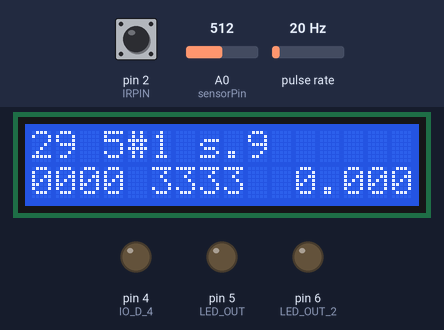
The sketch below on a simulated Arduino Uno, built with avr-gcc and run on an emulated ATmega328P. Shown: 16×2 character LCD, output pins drawn as LEDs (lit = HIGH). Wiring (inferred from the names in the program): pulse sensor: data pin 3. The test bench sets the inputs (shaded band); at power-on: pulse rate 20 Hz, A0 (sensorPin) = 512, pin 2 (IRPIN) HIGH. What the sketch prints to the serial monitor is not drawn.

Above: at 1.3 s.
1.4 s: pulse rate (sensor on pin 3) set to 100 Hz
3.8 s: pulse rate (sensor on pin 3) set to 4 Hz
At 5.0 s:
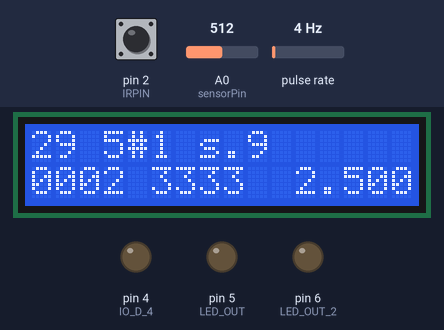
7.2 s: A0 (sensorPin) set to 716
At 8.8 s:
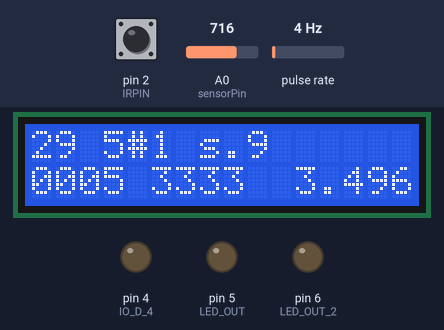
10.7 s: A0 (sensorPin) set to 900
At 12.6 s:
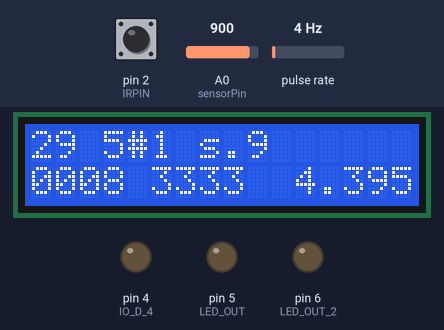
14.3 s: A0 (sensorPin) set to 1009
At 15.9 s:
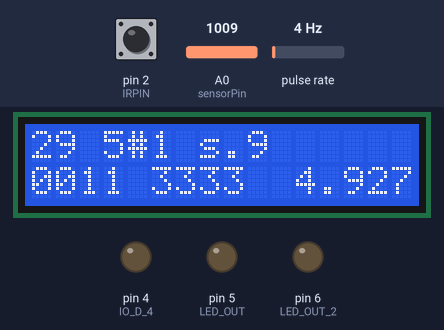
17.6 s: pin 2 (IRPIN) pulsed LOW 2 times (0.12 s each, 0.3 s apart)
Timing chart, 0 to 20.6 s (numbered marks = the images above; inputs shaded):
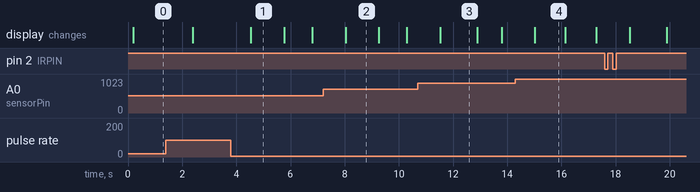

The sketch:

D-29_ARD__MagneticSensor.ino
```cpp
#include <Wire.h>

#include <skI2CLCDlib.h>

/*
 * 2016/05/03 14:04:58
 *
 *   <i/o>
 *   [pin num]	[usage]				[var signature]
 *   D0,D1      serial com			IO_D_0, IO_D_1
 *   D2         InfraRed receive	IRPIN
 *   D4,5,6     output
 *   D3		     attachInterrupt	pin_AttachInterrupt
 *
 *   A0		     analog input		sensorPin
 *
 *   <description>
 *   - switch on/of      --> begin/end serial com
 *   - timer interrupt    --> count seconds
 *
 *   <bear in mind>
 *   - D0,1       => used for serial in/out
 *
 *   <remarks>
 *   - chattering protection for i/o interrupt    => not coded
 *
 *   <loop>
 *     _loop__Serial()
 *    %04d secs %s
 *    if (intr == HIGH)
 *    _loop__Sensor()
 *    _loop__InfraRed()
 *
 *    <funcs>
 *    flash()       => timer interrupt
 */

// Toggle LED on pin 13 each second
#include <MsTimer2.h>
#include <LiquidCrystal.h>


/*
 *    defines
 */
#define IRPIN       2
//#define DATA_POINT  5

char* id = "29 5#1 s.9";
char* msg = "Welcome";

LiquidCrystal lcd(7,8,9,10,11,12,13);

/****************************
 * I/O
 ****************************/
int LED_OUT    = 5;  // output
int LED_OUT_2 = 6;  // output
//int IO_D_2    = 2;  //  D2  => input, interrupt
int IO_D_4    = 4;  //  D4  => output

int IO_D_0    = 0;  //  D0  => serial receive
int IO_D_1    = 1;  //  D1  => serial send

int sensorPin = A0;   // analog pin 0
int sensorValue = 0;

int pin_intr = 2;    // interrupt

int pin_AttachInterrupt = 3;    // attach interrupt

/****************************
 *    vars
 ****************************/
unsigned long t ;
int i , cnt ;
char IRbit[64] ;

char str_temp[6];    // dtostrf(temp, 4, 2, str_temp);

float temp;

int INTERVAL = 1;   // interval for --> timer interrupt

char num_s[4];      // increment value

char line_2[16];    // LCD 2nd line text

//int count = 0;
//char count = 230;
//char count = 110;
//unsigned char count = 240;
int count = 0;      // incremented thru timer interrupt

int total = 0;

/*
 *     flags
 */
volatile boolean sec_1 = LOW;   // flag --> up when 1 sec passed
volatile boolean f_intr_2 = LOW;   // flag --> up when 1 sec passed

//ref http://play-arduino.up.seesaa.net/image/dd22_attachinterrupt_rising.txt
//int pin = 4;  // LED out

volatile int state = LOW;     // on/off state of LED --> i/o interrupt

//int swState;

volatile boolean intr = LOW;

char serial_receive_char[1];

//char remocon_values[4][2];
char remocon_values[5][2];

char remocon_values_str[9];

// time the events
volatile unsigned long time_2 ;
volatile unsigned long time_3 ;

/*****************************
 * funcs
 *
 *    blink()     i/o interupt    pin 2
 *    intr_2()     i/o interupt   pin 3
 *    flash()     timer interupt
 *
 ****************************/
void DspData(int num,char *data)
{
     int i , j , x , dt ;

      Serial.print(data) ;    // ビットデータで表示
      Serial.write(" ( ") ;
      x = num / 8 ;

//      //debug
//      Serial.println("x = ") ;
//      Serial.println(x) ;      //=> 4
//
//      Serial.println("num = ") ;
//      Serial.println(num) ;   //=> 32

      // ビット文字列データから数値に変換する
      for (j=0 ; j < x ; j++) {
           dt = 0 ;

           for (i=0 ; i < 8 ; i++) {
                if (*data++ == 0x31) bitSet(dt,i) ;  // 0x31 --> '1' //ref http://web.cs.mun.ca/~michael/c/ascii-table.html
           }

           Serial.print(dt,HEX) ; // ＨＥＸ(16進数)で表示
           Serial.write(' ') ;

           // sprintf
           sprintf(remocon_values[j], "%02x", dt);
//           sprintf(remocon_values[j], "%x", dt);

      }

      Serial.println(')') ;

      //debug
      for (j=0 ; j < x ; j++) {

        Serial.print("remocon_values: ") ;
        Serial.print(j) ;
        Serial.print(" / ");
        Serial.print(remocon_values[j]);

        Serial.print(" ");

      }

//      Serial.print("data is ...: '") ;
//      Serial.print(data) ;
//      Serial.print("'") ;

}//DspData

float modTemp(int analog_val){

    float v  = 5;       // vref
//    float tempC = ((v * analog_val) / 1024) * 100;    // conv => celsius
    float tempC = ((v * analog_val) / 1024);    // conv => up to 5

    return tempC;

 }

 /*
  * timer interrupt
  */
void flash() {
//  static boolean output = HIGH;

//  // LED on/off
//  if (count % 10 == 0) {
//
//      digitalWrite(LED_OUT, output);
//
//      output = !output;
//
//  }
//  digitalWrite(LED_OUT, output);
//
//  output = !output;

  // display
//  count += 10;
  count += 1;
//  count ++;

  // reset count
  if (count > 999) {    // 1 sec passed

    count = 0;

    // count up: total
    total ++;

    // flag
    sec_1 = HIGH;

  }

}

void _setup__Init_RemoconValues() {

  int k = 0;

  for (k = 0; k < 4; k ++) {

//    remocon_values[k] = " ";
//    sprintf(remocon_values[k], "%s", " ");
    sprintf(remocon_values[k], "%d%d", k,k);

  }

  // string end

  remocon_values[4][0] = '\0';

  // debug
  Serial.println("\n_setup__Init_RemoconValues --> done\n");

  sprintf(remocon_values_str, "%s%s%s%s",
      remocon_values[0], remocon_values[1],
      remocon_values[2], remocon_values[3]);

  remocon_values_str[8] = '\0';

  Serial.println("remocon_values_str => ");
  Serial.println(remocon_values_str);

}//_setup__Init_RemoconValues()

void setup() {

  // serial com
  _setup__SerialCom();

  // pin modes
  _setup__PinMode();
//  pinMode(LED_OUT, OUTPUT);
//
//  pinMode(LED_OUT_2, OUTPUT);

  // timer
  _setup__Timer();

//  MsTimer2::set(INTERVAL, flash); // 500ms period　←500ミリ秒おきにflash関数の実行を指定
//  MsTimer2::start();

  // LCD
  _setup__LCD();

//  //
//  pinMode(pin, OUTPUT);
//  pinMode(pin_intr, INPUT);
//

  // i/o interrupt
  attachInterrupt(digitalPinToInterrupt(3), intr_2, RISING);  //
//  attachInterrupt(digitalPinToInterrupt(1), intr_2, RISING);  //

//  attachInterrupt(digitalPinToInterrupt(0), blink, RISING); //=> w.
//  attachInterrupt(0, blink, RISING);

  // init: remocon_values
  _setup__Init_RemoconValues();

}


void _setup__SerialCom() {

  //ref http://siva.cc.hirosaki-u.ac.jp/usr/koyama/semi/06p1254a6.pdf
  Serial.begin(9600);

  // opening message
  Serial.println(id);
  Serial.println("serial --> beginning...");

}

void _setup__Timer() {

    MsTimer2::set(INTERVAL, flash); // 500ms period　←500ミリ秒おきにflash関数の実行を指定
    MsTimer2::start();

}

void _setup__PinMode() {

    pinMode(LED_OUT, OUTPUT);

    pinMode(LED_OUT_2, OUTPUT);

    //
//    pinMode(pin, OUTPUT);
    pinMode(IO_D_4, OUTPUT);

    pinMode(pin_intr, INPUT);

    // infra red
    pinMode(IRPIN,INPUT) ;

    // attach interrupt
    pinMode(pin_AttachInterrupt, INPUT) ;

}

void _setup__LCD() {

  lcd.begin(16, 2);//16x2桁

  delay(100);
  lcd.clear();

//  lcd.print("D-24 s-1#1.3-1");
  lcd.print(id);
  lcd.setCursor(0,1);
//  lcd.print("welcome");
  lcd.print(msg);


}

void intr_2() {

  Serial.println("intr_2] intr_2");
//  Serial.println("intr_2");

  // set flag
  if (f_intr_2 == LOW) {

    f_intr_2 = HIGH;

    Serial.println("intr_2] f_intr_2 => set HIGH");

    time_2 = micros();

    Serial.print("intr_2] time_2 => set --> ");
    Serial.println(time_2);

  }
//  f_intr_2 = HIGH;

//  Serial.println("f_intr_2 => HIGH");

}//intr_2

void blink()
{

  state = !state;

  // flags
  intr = HIGH;

}

void _loop__Serial() {

  char chr;

  if(Serial.available()>0) {

    Serial.write("Receive --> starting");

    Serial.write('\n');

    chr = Serial.read();

    while (chr != -1) {

      sprintf(serial_receive_char, "%d", chr);
//      sprintf(serial_receive_char, "%c", chr);

      Serial.write(serial_receive_char);
//      Serial.write(chr);
      Serial.write("*");

      // new char
      chr = Serial.read();

    }

    Serial.write('\n');

    Serial.write("Receive --> done");

    Serial.write('\n');

  }//if(Serial.available()>0)

}

void _loop__Sensor() {

  sensorValue = analogRead(sensorPin);    //アナログ0番ピンからの入力値を取得

  temp  = modTemp(sensorValue);     //温度センサーからの入力値を変換
//  float temp  = modTemp(sensorValue);     //温度センサーからの入力値を変換

//  Serial.println(temp);                   //結果をシリアルモニタに表示
//
//  delay(500);

//  Serial.println("sensor => done");

}//_loop__Sensor()

void _loop__InfraRed() {

    t = 0 ;
    if (digitalRead(IRPIN) == LOW) {

//      Serial.println("DEBUG: IRPIN --> LOW");

         // リーダ部のチェックを行う
         t = micros() ;                          // 現在の時刻(us)を得る
         while (digitalRead(IRPIN) == LOW) ;  // HIGH(ON)になるまで待つ
         t = micros() - t ;         // LOW(OFF)の部分をはかる
    }
    // リーダ部有りなら処理する(3.4ms以上のLOWにて判断する)
    if (t >= 3400) {
         i = 0 ;
         while(digitalRead(IRPIN) == HIGH) ;  // ここまでがリーダ部(ON部分)読み飛ばす
         // データ部の読み込み
         while (1) {
              while(digitalRead(IRPIN) == LOW) ;  // OFF部分は読み飛ばす
              t = micros() ;
              cnt = 0 ;
              while(digitalRead(IRPIN) == HIGH) {// LOW(OFF)になるまで待つ
                   delayMicroseconds(10) ;
                   cnt++ ;
                   if (cnt >= 1200) break ;   // 12ms以上HIGHのままなら中断
              }
              t = micros() - t ;
              if (t >= 10000) break ;     // ストップデータ
              if (t >= 1000)  IRbit[i] = (char)0x31 ; // ON部分が長い
              else            IRbit[i] = (char)0x30 ; // ON部分が短い
              i++ ;
         }

         // データ有りなら表示を行う
         if (i != 0) {
              IRbit[i] = 0 ;
              DspData(i,IRbit) ;
         }

    }

}//_loop__InfraRed

void _loop__Interupt_Pin() {

  // flag => HIGH?
  if(f_intr_2 == HIGH) {

    Serial.println("_loop__Interupt_Pin] intr_2 => detected") ;    // ビットデータで表示
//    Serial.println("intr_2 => detected") ;    // ビットデータで表示
//    Serial.print("\n") ;
//      Serial.write(" ( ") ;

    // wait
    while (digitalRead(pin_AttachInterrupt) == HIGH) {
//      while (digitalRead(pin_intr) == HIGH) {

      Serial.println("while: digitalRead(pin_AttachInterrupt) => HIGH");

    }


    // reset: flag
    f_intr_2 = LOW;

    Serial.println("f_intr_2 => set LOW");

    time_3 = micros();

    time_2 = time_3 - time_2;
//    time_2 = micros() - time_2;

    Serial.print("time_3 =>");
    Serial.println(time_3);

    Serial.print("time_2(diff) =>");
    Serial.println(time_2);

//    Serial.print("time_2 =>");
//    Serial.println(time_2);

//    Serial.println("f_intr_2 => LOW");

  }

  //test
  if (digitalRead(pin_AttachInterrupt) == HIGH) {
//    if (digitalRead(pin_intr) == HIGH) {

    Serial.println("digitalRead(pin_AttachInterrupt) => HIGH");
//    Serial.println("digitalRead(pin_intr) => HIGH");

  }


}

void loop() {

    //ref sprintf https://liudr.wordpress.com/2012/01/16/sprintf/
    lcd.setCursor(0,1);

    if (sec_1 == HIGH) {

      sec_1 = LOW;

      //ref http://stackoverflow.com/questions/27651012/arduino-sprintf-float-not-formatting answered Dec 26 '14 at 1:22
      //ref http://www.hobbytronics.co.uk/arduino-float-vars "An example will serve to illustrate the behaviour"
      dtostrf(temp, 6,3, str_temp);

      sprintf(line_2, "%04d %c%c%c%c %s",
          total,
          remocon_values[2][0],
          remocon_values[2][1],
          remocon_values[3][0],
          remocon_values[3][1],
          str_temp);

      // serial
      Serial.println(line_2);


    }

    lcd.print(line_2);

    // sensor
    _loop__Sensor();

    // infra red
    _loop__InfraRed();

    // pin interrupt
    _loop__Interupt_Pin();

}//loop()
```

Measured:
- after the input at 3.8 s, the display: changes after 0.73 s (image 1)
- what the display in image 1 shows lasts 1.3 s, from 4.5 s to 5.8 s
- what the display in image 4 shows lasts 1.1 s, from 15.0 s to 16.1 s
